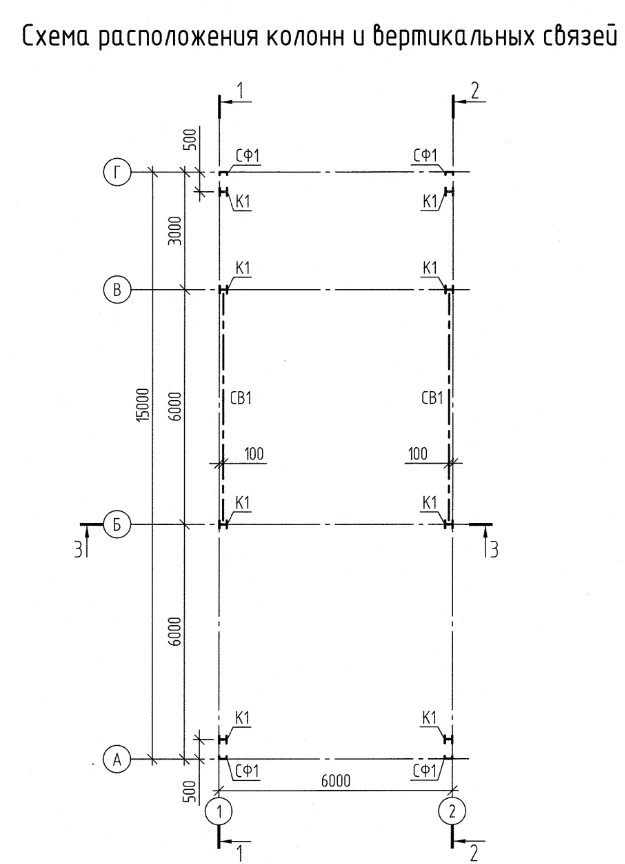
#> input picture testdata/riseupcad_test_01.jpeg, 625 x 864 px
$ python -i page.py   (imports and definitions only)
#> lines starting #> are read from the running program, lines starting #| are printed output that depends on the picture
#> further down, picture is the input picture: shape (864, 625); min 0, max 255, mean 248.8
# -*- coding: utf-8 -*-
"""Загрузка страницы (растр или PDF), бинаризация, устранение перекоса."""
import math
import os

import cv2
import numpy as np


def page_count(path):
    if os.path.splitext(path)[1].lower() != ".pdf":
        return 1
    import pypdfium2 as pdfium
    return len(pdfium.PdfDocument(path))


def load_page(path, dpi=200, page=0):
    """Изображение в градациях серого (uint8)."""
    if os.path.splitext(path)[1].lower() == ".pdf":
        import pypdfium2 as pdfium
        pdf = pdfium.PdfDocument(path)
        pil = pdf[page].render(scale=dpi / 72.0).to_pil().convert("L")
        return np.array(pil)
    from PIL import Image
    return np.array(Image.open(path).convert("L"))


def binarize(gray):
    """Тушь = 255. Фон выравнивается делением на размытую копию,
    поэтому серая бумага и неравномерная засветка скана не мешают."""
    bg = cv2.medianBlur(gray, 31)
    norm = cv2.divide(gray, bg, scale=255)
    bw = cv2.adaptiveThreshold(norm, 255, cv2.ADAPTIVE_THRESH_GAUSSIAN_C,
                               cv2.THRESH_BINARY_INV, 31, 12)
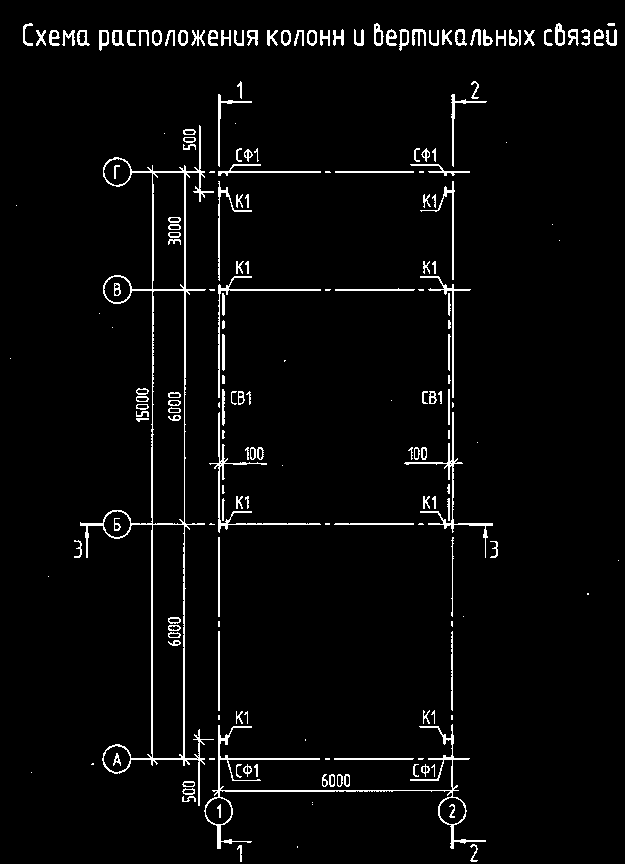
#> bw: shape (864, 625); 3.5% white in thin lines or dots
    return cv2.morphologyEx(bw, cv2.MORPH_OPEN, np.ones((2, 2), np.uint8))
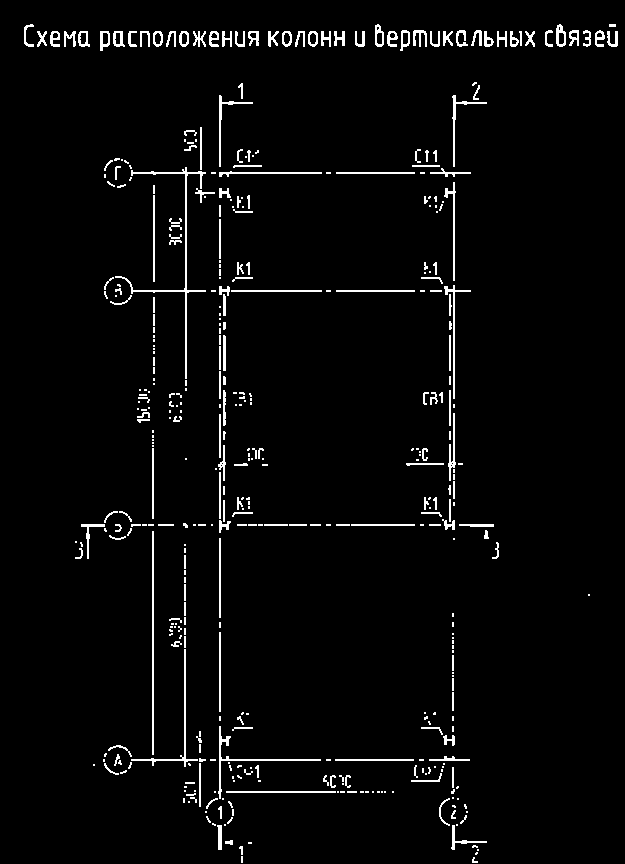
#> returned value: shape (864, 625); 3.1% white in thin lines or dots


def deskew(bw, gray, max_angle=5.0):
    """Поворот по преобладающему направлению длинных отрезков."""
    lines = cv2.HoughLinesP(bw, 1, np.pi / 720, threshold=120,
                            minLineLength=max(bw.shape) // 8, maxLineGap=6)
    if lines is None:
        return bw, gray, 0.0
    angs = []
    for x1, y1, x2, y2 in lines[:, 0]:
        a = math.degrees(math.atan2(y2 - y1, x2 - x1)) % 90.0
        if a > 45:
            a -= 90.0
        if abs(a) <= max_angle:
            angs.append(a)
    if not angs:
        return bw, gray, 0.0
    ang = float(np.median(angs))
    if abs(ang) < 0.05:
        return bw, gray, 0.0
    h, w = bw.shape
    M = cv2.getRotationMatrix2D((w / 2, h / 2), ang, 1.0)
    return (cv2.warpAffine(bw, M, (w, h), flags=cv2.INTER_NEAREST),
            cv2.warpAffine(gray, M, (w, h), flags=cv2.INTER_LINEAR,
                           borderValue=255),
            ang)

>>> import cv2
>>> picture = cv2.imread('../../../testdata/riseupcad_test_01.jpeg', cv2.IMREAD_GRAYSCALE)
>>> result = binarize(picture)
